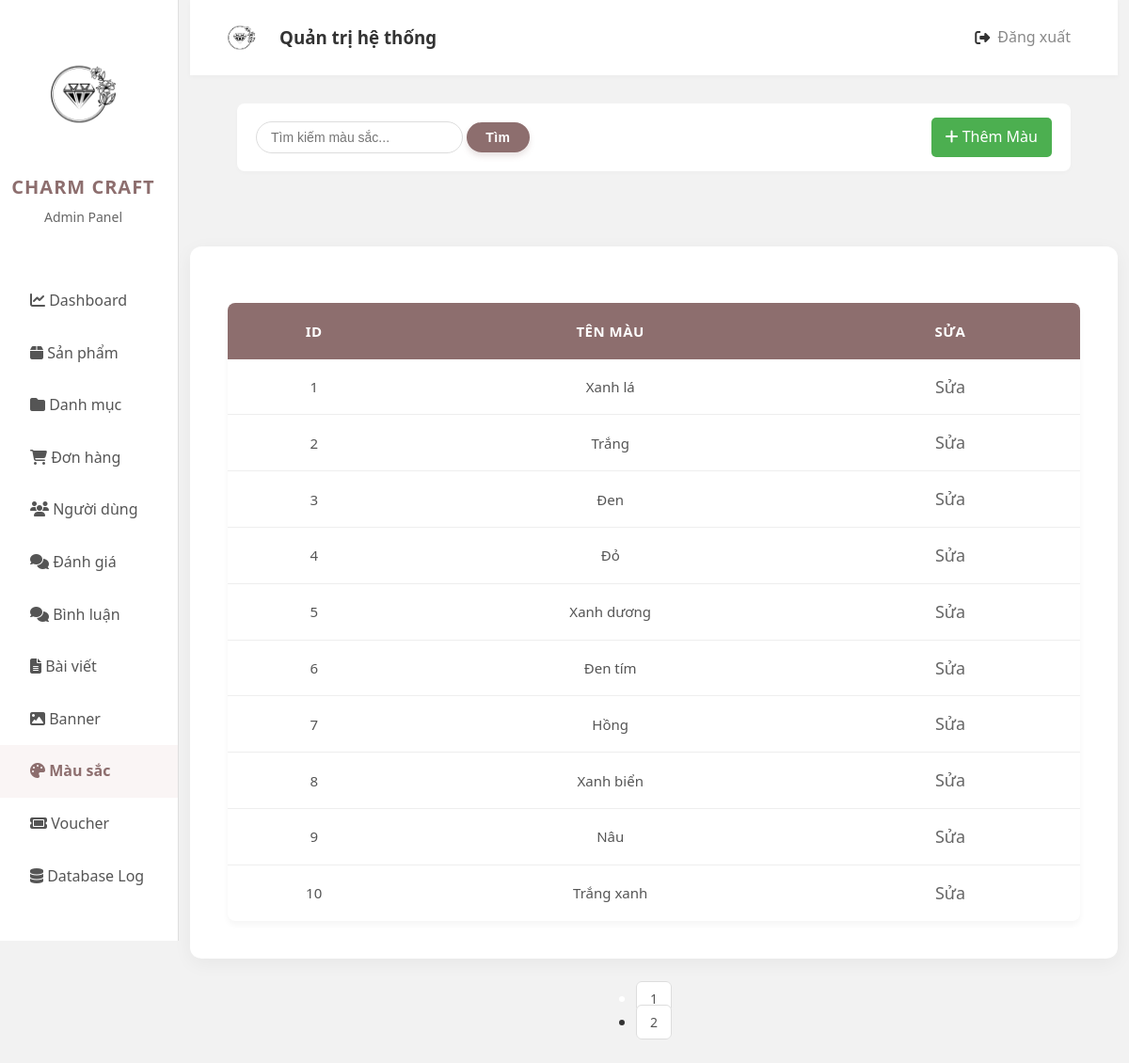
Page /admin/index.php?page=color on the committed database.
### tables this page shows
CREATE TABLE `colors` (
  `id` int(11) NOT NULL,
  `nameColor` varchar(100) DEFAULT NULL
);

### admin/app/controller/adminColorController.php (called while the page is built, shortened)
<?php
class AdminColorController {
    private $color;
    private $data;
    public function __construct() {
    $this->color = new ColorModel();
}
    function renderView($view, $data = null){
        $view = './app/view/' . $view . '.php';
        require_once $view;
    }
    function viewColor() {
    $page  = isset($_GET['p']) ? (int)$_GET['p'] : 1;
    $limit = 10;
    $offset = ($page - 1) * $limit;
    $searchKey = $_GET['search'] ?? '';
    if (!empty($searchKey)) {
        $totalColors = $this->color->countSearchColors($searchKey);
        $listcolor   = $this->color->searchColors($searchKey, $limit, $offset);
    } else {
        $totalColors = $this->color->getTotalColors();
        $listcolor   = $this->color->getColorsPaginated($page, $limit);
    }
    $this->data['listcolor']    = $listcolor;
    $this->data['totalPages']   = ceil($totalColors / $limit);
    $this->data['currentPage']  = $page;
    $this->data['searchKey']    = $searchKey;
    $this->renderView('color', $this->data);
}
}

### app/model/database.php (called while the page is built, shortened)
<?php
class DataBase
{
    private $servername = "localhost";
    private $username = "root";
    private $password = "";
    private $dbname = "da";
    private $conn;
    public function __construct()
    {
        try {
            $this->conn = new PDO("mysql:host=$this->servername;dbname=$this->dbname", $this->username, $this->password);
            $this->conn->setAttribute(PDO::ATTR_ERRMODE, PDO::ERRMODE_EXCEPTION);
        } catch (PDOException $e) {
            echo "Connection failed: " . $e->getMessage();
        }
    }
    public function query($sql, $param = []): mixed
    {
        $this->stmt = $this->conn->prepare($sql);
        $this->stmt->execute($param);
        return $this->stmt;
    }
    public function getAll($sql, $param = []): mixed
    {
        $statement = $this->query($sql, $param);
        return $statement->fetchAll(PDO::FETCH_ASSOC);
    }
}

### app/model/colorModel.php (called while the page is built, shortened)
<?php
class ColorModel {
    private $db;
    public function __construct() {
        $this->db = new DataBase();
    }
    public function getColorsPaginated($page, $limit) {
    $offset = ($page - 1) * $limit;
    $limit = (int)$limit;
    $offset = (int)$offset;
    $sql = "SELECT * FROM colors ORDER BY id ASC LIMIT $limit OFFSET $offset";
    return $this->db->getAll($sql);
}
}

### admin/app/view/color.php (the view, shortened to what this page needs)
<div class="main">
<div class="main-header">
    <div class="right-main-header">
        <form method="get" action="">
            <input type="text" name="search" placeholder="Tìm kiếm màu sắc..."
                   value="<?= htmlspecialchars($_GET['search'] ?? '') ?>">
            <button type="submit" class="submitSearch">Tìm</button>
        </form>
    </div>
    <a href="?page=viewaddcolor"
       style="background:#4CAF50; color:#fff; padding:8px 15px; border-radius:5px; text-decoration:none;">
       <i class="fa fa-plus"></i> Thêm Màu
    </a>
</div>
</div>
        <div class="main-product">
            <table>
                <thead>
                    <tr>
                        <th>ID</th>
                        <th>Tên màu</th>
                        <th>Sửa</th>
                    </tr>
                </thead>
                <tbody>
                    <?php if (!empty($data['listcolor'])): ?>
                        <?php foreach ($data['listcolor'] as $item): ?>
                            <tr>
                                <td><?= htmlspecialchars($item['id']) ?></td>
                                <td><?= htmlspecialchars($item['nameColor']) ?></td>
                                <td><a href="?page=editcolor&id=<?= $item['id'] ?>">Sửa</a></td>
                            </tr>
                        <?php endforeach; ?>
                    <?php else: ?>
                        <tr>
                            <td colspan="4" style="text-align: center;">Chưa có màu nào</td>
                        </tr>
                    <?php endif; ?>
                </tbody>
            </table>
        </div>
    <div class="main-turnpage">
        <ul class="pagination">
            <?php for ($i = 1; $i <= $data['totalPages']; $i++): ?>
                <li class="page-item <?= ($i == $data['currentPage']) ? 'active' : '' ?>">
                    <a class="page-link" href="?page=color&p=<?= $i ?>&search=<?= urlencode($data['searchKey']) ?>">
                        <?= $i ?>
                    </a>
                </li>
            <?php endfor; ?>
        </ul>
    </div>
</div>
</body>
</html>

### admin/public/css/grid.css (style rules this page uses)
* { margin: 0; padding: 0; box-sizing: border-box; }

### admin/public/css/Admin.css (style rules this page uses)
body { font-family: "Segoe UI", Tahoma, Geneva, Verdana, sans-serif; background-color: #f2f2f2; color: #333; line-height: 1.6; }
.main { margin: 30px 50px; padding-bottom: 50px; }
.main-header { background-color: #fff; padding: 15px 20px; border-radius: 8px; box-shadow: 0 2px 5px rgba(0, 0, 0, 0.02); display: flex; justify-content: space-between; align-items: center; flex-wrap: wrap; gap: 15px; }
.right-main-header { display: flex; align-items: center; gap: 10px; }
.right-main-header input[type="text"] { padding: 8px 15px; border-radius: 20px; border: 1px solid #ddd; width: 220px; outline: none; font-size: 14px; transition: 0.3s; }
.right-main-header .submitSearch { border-radius: 20px; background-color: #8d6e6e; color: white; cursor: pointer; padding: 8px 20px; border: none; font-size: 14px; font-weight: 600; transition: 0.3s; }
table { width: 100%; margin-top: 20px; background: #fff; border-radius: 8px; overflow: hidden; box-shadow: 0 4px 6px rgba(0, 0, 0, 0.04); border-collapse: collapse; }
table th { background-color: #8d6e6e; color: white; padding: 18px 15px; text-align: center; font-weight: 600; font-size: 15px; text-transform: uppercase; letter-spacing: 0.5px; }
table td { padding: 15px; text-align: center; border-bottom: 1px solid #eee; vertical-align: middle; color: #555; font-size: 15px; }
table tr:last-child td { border-bottom: none; }
tbody a { color: #666; text-decoration: none; margin: 0 5px; transition: 0.2s; font-size: 18px; }
.main-turnpage { display: flex; justify-content: center; padding: 30px 0; gap: 8px; }
.main-turnpage a, .main-turnpage .nextpage { text-decoration: none; color: #555; padding: 8px 14px; border: 1px solid #ddd; border-radius: 6px; background: #fff; transition: all 0.3s; font-size: 14px; font-weight: 500; cursor: pointer; }
.main-turnpage a:hover, .main-turnpage .active { background-color: #8d6e6e; color: white; border-color: #8d6e6e; }
.main-product { margin: 0 auto; background-color: #fff; padding: 40px; border-radius: 12px; box-shadow: 0 5px 20px rgba(0, 0, 0, 0.05); max-width: 100%; width: 100%; }
.main-product table { width: 100%; table-layout: auto; }
button, .submit-main-product a button, .btn-cancel button { font-size: 15px; font-weight: 600; padding: 12px 30px; border-radius: 6px; cursor: pointer; border: none; transition: all 0.3s; display: inline-flex; align-items: center; justify-content: center; letter-spacing: 0.5px; }
button[type="submit"], .submit-main-product button[type="submit"] { background-color: #8d6e6e; color: white; box-shadow: 0 4px 6px rgba(141, 110, 110, 0.2); }

### rows in the picture
colors: id "1", nameColor "Xanh lá"
colors: id "2", nameColor "Trắng"
colors: id "3", nameColor "Đen"
colors: id "4", nameColor "Đỏ"
colors: id "5", nameColor "Xanh dương"
colors: id "6", nameColor "Đen tím"
colors: id "7", nameColor "Hồng"
colors: id "8", nameColor "Xanh biển"
colors: id "9", nameColor "Nâu"
colors: id "10", nameColor "Trắng xanh"
